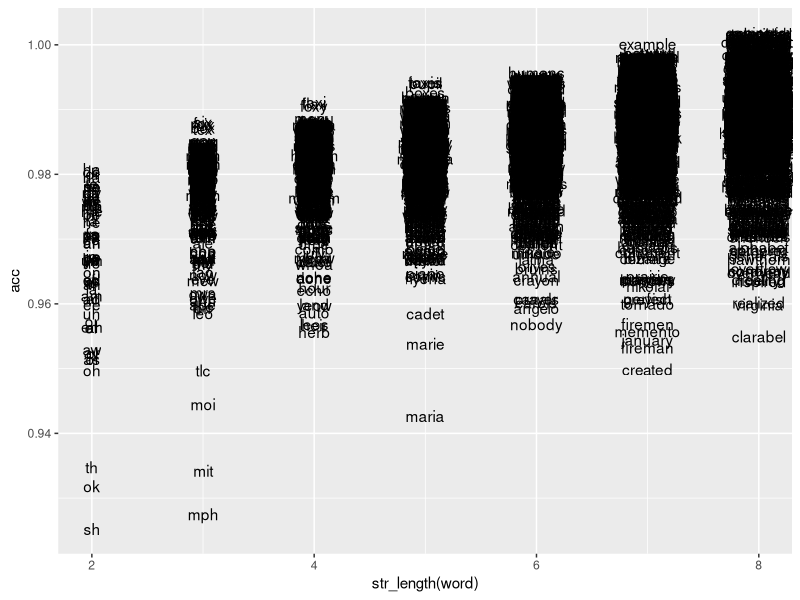

This figure's R source:
## ---- chunk 1

require(tidyverse)

items = read.csv('../models/encoder-decoder-items.csv')


items %>% 
  ggplot(aes(str_length(word), acc, label = word)) +
  geom_text(position = position_jitter(height = .002, width = .002))
